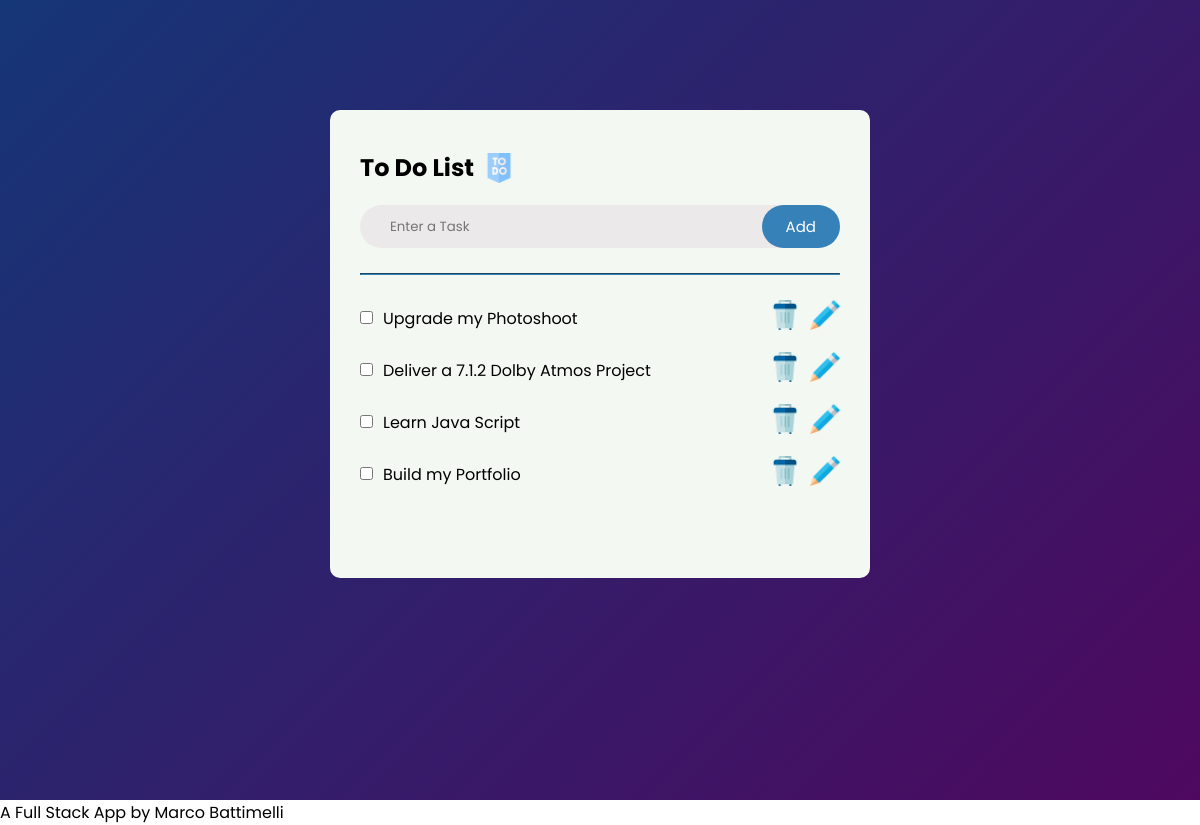
Before: / with the older database file.
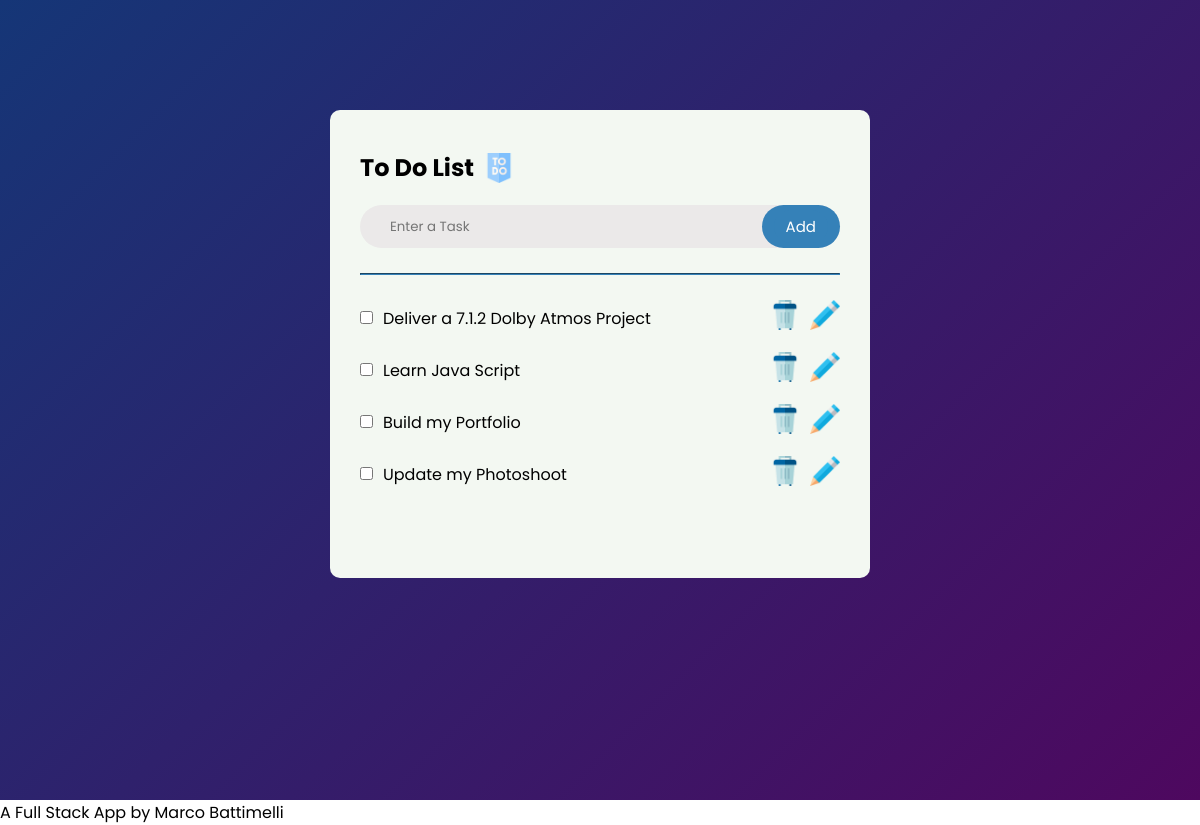
After: the same page with the newer database file.
### website/models.py (models this page shows)
class Todo(db.Model):
    id = db.Column(db.Integer, primary_key = True)
    task = db.Column(db.String(300), unique = True)
    complete = db.Column(db.Boolean, default = False)

### website/views.py (the view)
@my_view . route("/")
def home():
    todo_list = Todo.query.all()
    message = request.args.get ('message', None)
    return render_template("index.html", todo_list =todo_list, message = message)

### website/templates/index.html (shortened to what this page needs)
<!DOCTYPE html>
<html lang="en">
<head>
    <link rel="stylesheet" href="{{ url_for('static', filename='styles/main.css') }}">
</head>
<body>
    <div class="container">
        <div class="todo-app">
            <h2>To Do List <img src="{{ url_for('static', filename='images/logo.png') }}" alt="Todo Image"></h2>
            <form action="{{ url_for('my_view.add') }}" method="post">
                <div class="row">
                    <input type="text" name="task" placeholder="Enter a Task" required>
                    <div class="btn">
                        <button class="btn" type="submit">Add</button>
                    </div>
                </div>
            </form>
            <hr>
            {% for todo in todo_list %}
                <div class="task-item">
                    <form action="{{ url_for('my_view.update_task', todo_id=todo.id) }}" method="post" class="inline-form">
                        <label class="custom-checkbox">
                            <input type="checkbox" name="complete" {% if todo.complete %}checked{% endif %} onchange="this.form.submit()">
                        </label>
                    </form>
                    <p class="task-text">
                        {% if todo.complete %}
                            <del>{{ todo.task }}</del>
                        {% else %}
                            {{ todo.task }}
                        {% endif %}
                    </p>
                    <form action="{{ url_for('my_view.delete', todo_id=todo.id) }}" method="post" class="inline-form">
                        <button class="btn2" type="submit">
                            <img src="{{ url_for('static', filename='images/trash.png') }}" alt="Delete" class="action-icon">
                        </button>
                    </form>
                    <form action="{{ url_for('my_view.edit', todo_id=todo.id) }}" method="get" class="inline-form">
                        <button class="btn2" type="submit">
                            <img src="{{ url_for('static', filename='images/pencil.png') }}" alt="Delete" class="action-icon">
                        </button>
                    </form>
                </div>
            {% endfor %}
        </div>
    </div>
      <footer>A Full Stack App by Marco Battimelli</footer>
    </body>
</html>

### website/static/styles/main.css (style rules this page uses)
* { margin: 0; padding: 0; box-sizing: border-box; font-family: "Poppins", sans-serif; }
.container { width: 100%; min-height: 100vh; background: linear-gradient(135deg, #153677, #4e085f); padding: 10px; }
.todo-app { width: 100%; max-width: 540px; background: #F3F8F2; margin: 100px auto 20px; padding: 40px 30px 70px; border-radius: 10px; }
.todo-app h2 { color: black; display: flex; align-items: center; margin-bottom: 20px; }
.todo-app h2 img { width: 30px; margin-left: 10px; }
.row { display: flex; align-items: center; justify-content: space-between; background: #EBE9E9; border-radius: 30px; padding-left: 20px; margin-bottom: 25px; }
input { flex: 1; border: none; outline: none; background:transparent; padding: 5px 10px; font-weight: 14px; }
hr { border-color: #3581B8; margin-bottom: 25px; }
.action-icon { width: 30px; margin-left: 10px; }
.btn { border: none; outline: none; padding: 5px 12px; justify-content: center; background: #3581B8; color: #fff; font-size: 15px; cursor: pointer; border-radius: 40px; }
.btn2 { border: none; outline: none; justify-content: center; background: transparent; cursor: pointer; }
.task-item { display: flex; align-items: center; border: none; outline: none; margin-bottom: 15px; }
.custom-checkbox { margin-right: 10px; }
.task-text { margin: 0; flex-grow: 1; }
.inline-form { display: inline; }

Changed rows visible on the page:
removed Todo: task "Upgrade my Photoshoot"
added Todo: task "Update my Photoshoot"
